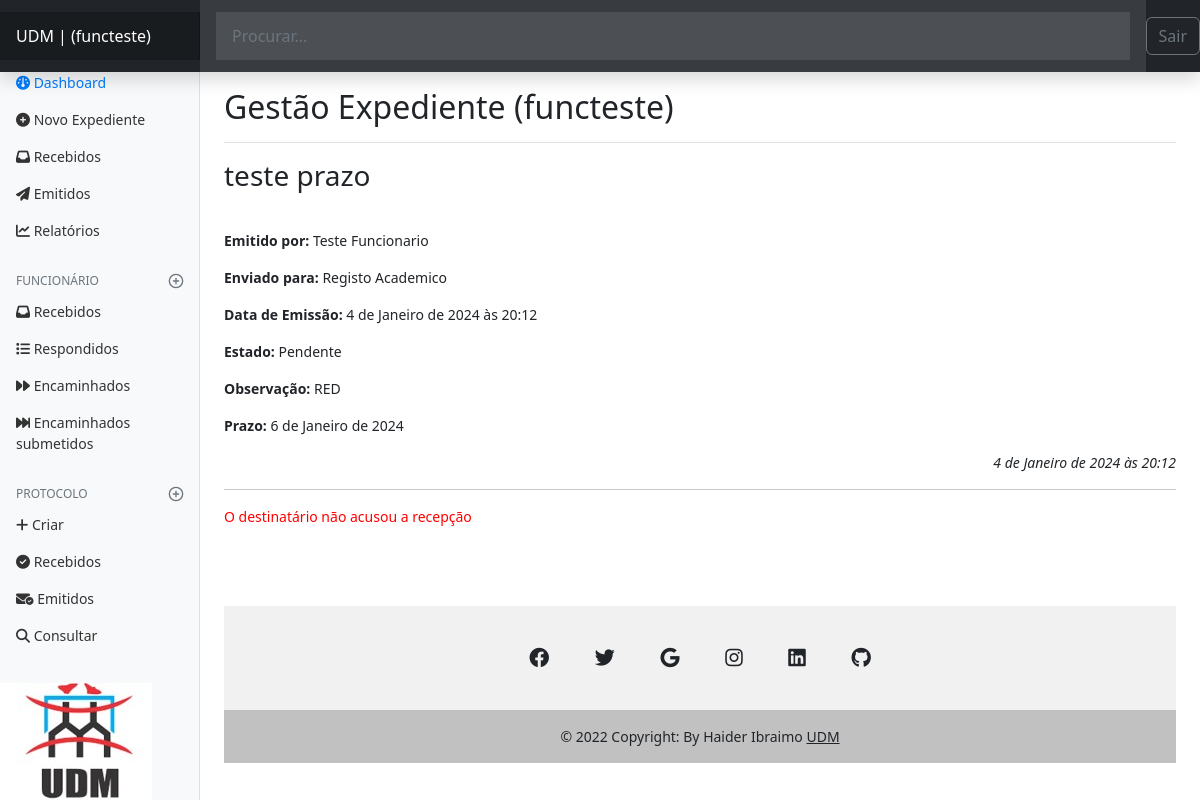
Page /authors/dashbord/protocol/8/detail/ (signed in) on the earlier database version.
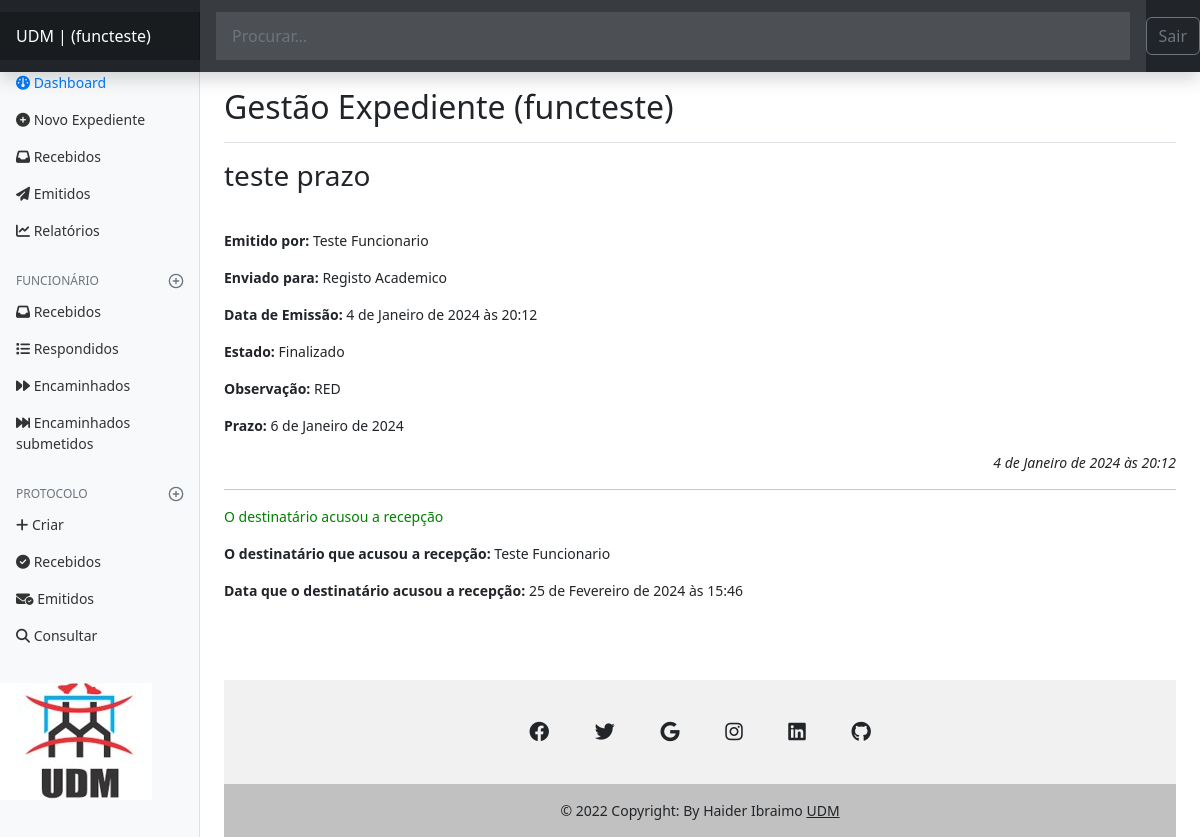
Same page on the later database version.
### expedient/models.py (models this page shows, shortened)
class Protocolo(models.Model):
    data_emissao = models.DateTimeField(auto_now_add=True)
    descricao = models.TextField()
    remetente = models.ForeignKey(
        Funcionario, on_delete=models.SET_NULL, null=True, default=None,  related_name='remetente')
    destinatario = models.ForeignKey(
        Departamento, on_delete=models.SET_NULL, null=True, default=None, related_name='destinatario')
    estado = models.CharField(max_length=50)
    observacao = models.TextField()
    prazo = models.DateField()
    data_confirmacao_recepcao = models.DateTimeField(null=True)
    confirmacao_user_status = models.BooleanField(default=False)
    confirmacao_user = models.ForeignKey(
        Funcionario, on_delete=models.SET_NULL, null=True, default=None, related_name='confirmacao_user')

class Funcionario(models.Model):
    nome_completo = models.CharField(max_length=95)
    numero_telefone = models.CharField(max_length=65)
    estado = models.CharField(max_length=50)
    author = models.OneToOneField(User, on_delete=models.CASCADE)
    departamento = models.ForeignKey(
        Departamento, on_delete=models.SET_NULL, null=True, default=None)
    def __str__(self):
        return self.nome_completo

class Departamento(models.Model):
    nome = models.CharField(max_length=65)
    def __str__(self):
        return self.nome

### authors/views.py (the view)
@login_required(login_url='authors:login', redirect_field_name='next')
def dashbord_protocol_detail(request, id):
    protocol = Protocolo.objects.filter(
        pk=id
    ).first()
    if not protocol:
        raise Http404()
    usuario = protocol.remetente
    print(usuario)
    if not protocol:
        raise Http404()
    funcionario = Funcionario.objects.filter(author=request.user).first()
    if not funcionario:
        raise Http404()
    return render(request,
                  'authors/pages/protocol-detail.html',
                  context={'protocol': protocol,
                           'funcionario': funcionario, }
                  )

### authors/templates/authors/pages/protocol-detail.html (shortened to what this page needs)
{% extends 'global/base.html' %}
{% block content %}
{% load crispy_forms_tags %}
<h3>{{ protocol.descricao|safe }}</h3>
<br>
<p><strong>Emitido por:</strong>
  {{ protocol.remetente}}
</p>
<p><strong>Enviado para:</strong> {{ protocol.destinatario}}</p>
<p><strong>Data de Emissão:</strong> {{ protocol.data_emissao}}</p>
<p><strong>Estado: </strong>{{ protocol.estado}}</p>
<p><strong>Observação:</strong> {{ protocol.observacao }}</p>
<p><strong>Prazo:</strong> {{ protocol.prazo }}</p>
<p align="right"><em>{{ protocol.data_emissao}}</em></p>
<hr>
{% if protocol.confirmacao_user_status == True %}
<p  style =" color : green">O destinatário acusou a recepção</p>
<p><strong>O destinatário que acusou a recepção:</strong> {{ protocol.confirmacao_user }}</p>
<p><strong>Data que o destinatário acusou a recepção:</strong> {{ protocol.data_confirmacao_recepcao }}</p>
{% else %}
<p style =" color : red"> O destinatário não acusou a recepção</p>
{% endif %}
    <br>
    <br>
    <br>
{% endblock content %}

Differences in the rows shown:
changed Protocolo "teste prazo": estado "Pendente" → "Finalizado"; confirmacao_user_status False → True (drawn); confirmacao_user (not shown) → "Teste Funcionario"; data_confirmacao_recepcao (not shown) → "25 de Fevereiro de 2024 às 15:46"
Other differences:
text no longer shown: "O destinatário não acusou a recepção"
text now shown: "O destinatário acusou a recepção O destinatário que acusou a recepção: Data que o destinatário acusou a recepção:"
